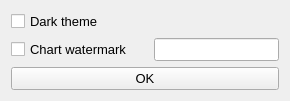
<?xml version="1.0" encoding="UTF-8"?>
<ui version="4.0">
 <class>Form</class>
 <widget class="QWidget" name="Form">
  <property name="geometry">
   <rect>
    <x>0</x>
    <y>0</y>
    <width>290</width>
    <height>98</height>
   </rect>
  </property>
  <property name="sizePolicy">
   <sizepolicy hsizetype="Minimum" vsizetype="Minimum">
    <horstretch>0</horstretch>
    <verstretch>0</verstretch>
   </sizepolicy>
  </property>
  <property name="font">
   <font>
    <pointsize>10</pointsize>
   </font>
  </property>
  <property name="windowTitle">
   <string>Preferences</string>
  </property>
  <layout class="QVBoxLayout" name="verticalLayout">
   <item>
    <widget class="QCheckBox" name="cb_dark">
     <property name="font">
      <font>
       <pointsize>10</pointsize>
      </font>
     </property>
     <property name="layoutDirection">
      <enum>Qt::LeftToRight</enum>
     </property>
     <property name="text">
      <string>Dark theme</string>
     </property>
    </widget>
   </item>
   <item>
    <layout class="QHBoxLayout" name="horizontalLayout">
     <item>
      <widget class="QCheckBox" name="cb_watermark">
       <property name="font">
        <font>
         <pointsize>10</pointsize>
        </font>
       </property>
       <property name="layoutDirection">
        <enum>Qt::LeftToRight</enum>
       </property>
       <property name="text">
        <string>Chart watermark</string>
       </property>
      </widget>
     </item>
     <item>
      <widget class="QLineEdit" name="watermark">
       <property name="sizePolicy">
        <sizepolicy hsizetype="Fixed" vsizetype="Minimum">
         <horstretch>0</horstretch>
         <verstretch>0</verstretch>
        </sizepolicy>
       </property>
       <property name="clearButtonEnabled">
        <bool>false</bool>
       </property>
      </widget>
     </item>
    </layout>
   </item>
   <item>
    <widget class="QPushButton" name="pushButton">
     <property name="font">
      <font>
       <pointsize>10</pointsize>
      </font>
     </property>
     <property name="text">
      <string>OK</string>
     </property>
    </widget>
   </item>
  </layout>
 </widget>
 <resources/>
 <connections/>
</ui>
